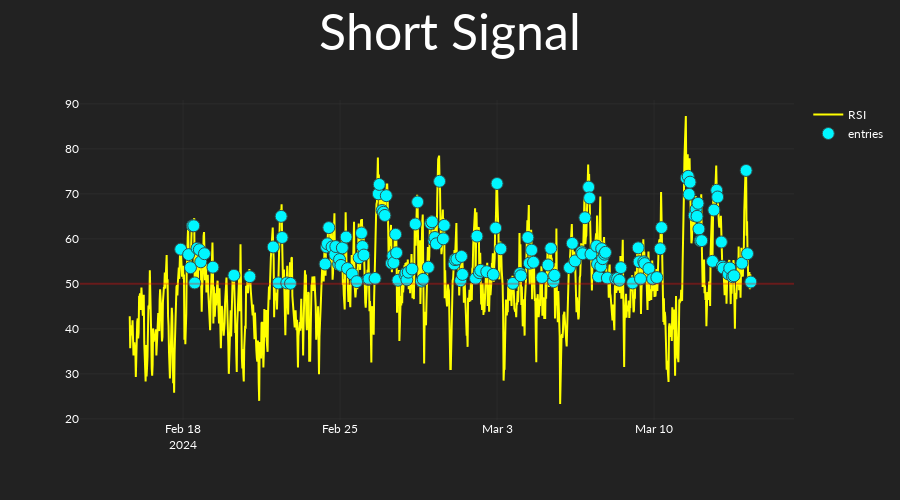

This figure's notebook cell:
### Code cell
short_start = RSIRisingFalling(
    long_short="short",
    rsi_length=np.array([14]),
    rsi_is_above=np.arange(50,76,5),
)

short_start.set_entries_exits_array(
    candles=candles,
    ind_set_index=0,
)
short_start.plot_signals(candles=candles)

### Figure 1 — Plotly figure (JSON) as saved in the notebook; plotly's stock layout.template omitted (floating-point values rounded to 4 significant figures; data arrays with more than 128 entries replaced by an {"elided": "..."} marker saying what was removed)
{"data": [{"line": {"color": "yellow"}, "name": "RSI", "type": "scatter", "x": {"elided": "1344 str values"}, "y": {"elided": "1344 float values"}}, {"marker": {"color": "#00F6FF", "line": {"color": "DarkSlateGrey", "width": 1}, "size": 12, "symbol": "circle"}, "mode": "markers", "name": "entries", "type": "scatter", "x": {"elided": "1344 str values"}, "y": {"elided": "1344 float values"}}], "layout": {"height": 500, "shapes": [{"line": {"color": "red"}, "opacity": 0.3, "type": "line", "x0": 0, "x1": 1, "xref": "x domain", "y0": 50, "y1": 50, "yref": "y"}], "title": {"font": {"size": 50}, "text": "Short Signal", "x": 0.5, "xanchor": "center"}, "xaxis": {"rangeslider": {"visible": false}}}}
